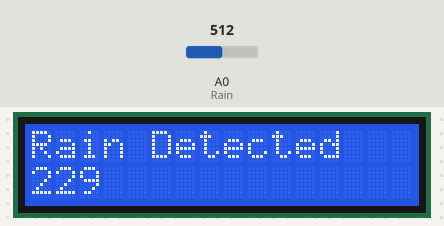
Recording of a sketch running on a simulated Arduino Uno, built with avr-gcc and run on an emulated ATmega328P. Shown: 16×2 character LCD. The test bench sets the inputs (shaded band); at power-on: A0 (Rain) = 512.

Above: at 1.2 s.
1.3 s: A0 (Rain) set to 792
At 2.1 s:
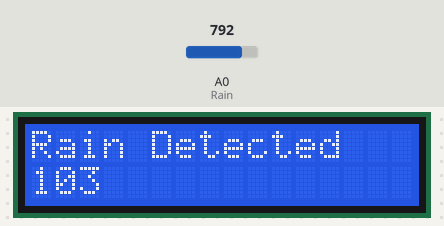
2.8 s: A0 (Rain) set to 816
At 3.8 s:
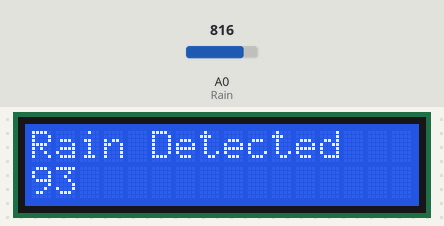
4.3 s: A0 (Rain) set to 716
At 5.5 s:
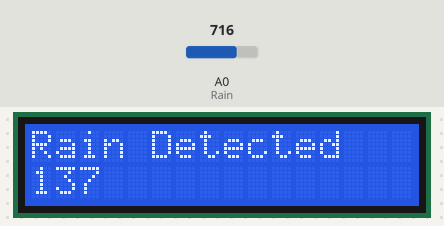
7.3 s: A0 (Rain) set to 1023
At 7.7 s:
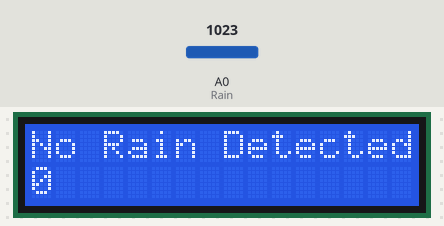
8.8 s: A0 (Rain) set to 927
At 10.0 s:
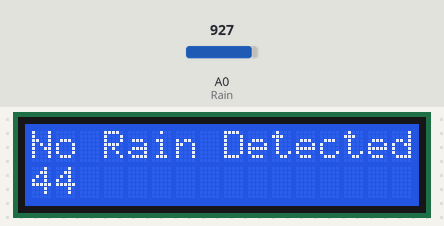
10.3 s: A0 (Rain) set to 904
At 11.6 s:
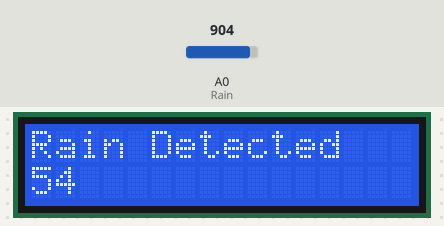
Timing chart, 0 to 13.3 s (numbered marks = the images above; inputs shaded):
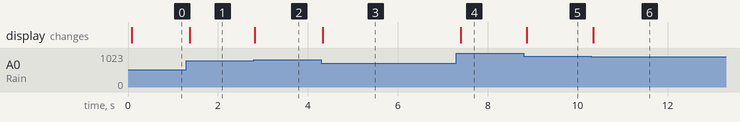

The sketch:

Rain_Sensor_Module_with_LCD.ino
```cpp
/*
Aralinks Coding Education
modified 27 April 2019
by Dhenmar Labog
*/


// include the library code:
#include <Wire.h>
#include <LiquidCrystal_I2C.h>


//I2C pins declaration
LiquidCrystal_I2C lcd(0x27, 2, 1, 0, 4, 5, 6, 7, 3, POSITIVE);


void setup() {
  pinMode(A0, INPUT);       //Rain

}
void loop() {

lcd.begin(16,2);//Defining 16 columns and 2 rows of lcd display
lcd.backlight();//To Power ON the back light
  int A_Rain = analogRead(A0);
  A_Rain = map(A_Rain, 800, 1023, 100, 0);


  if (A_Rain > 50) {
    lcd.print("Rain Detected ");
    lcd.setCursor(0,1); // set to the 2nd line of the lcd
    lcd.print(A_Rain); // print rain sensor value

   }
  else {
    lcd.print("No Rain Detected ");
    lcd.setCursor(0,1);
    lcd.print(A_Rain);

   }
}
```

Measured:
- the behaviour switches between 912 and 911 on A0 (Rain) (found by bisection; images 5 and 6)
- after the input at 1.3 s, the display: changes after 0.07 s (image 1)
- after the input at 2.8 s, the display: changes at once (image 2)
- after the input at 4.3 s, the display: changes at once (image 3)
- after the input at 7.3 s, the display: changes after 0.10 s (image 4)
- after the input at 8.8 s, the display: changes after 0.06 s (image 5)
- after the input at 10.3 s, the display: changes at once (image 6)
